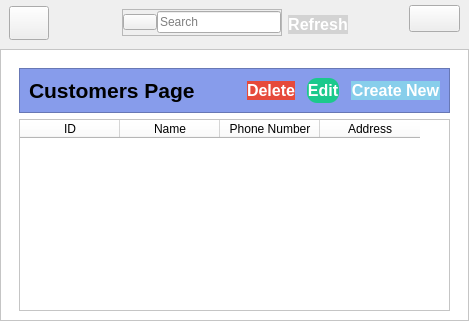
         <widget class="QWidget" name="customersPage">
          <property name="font">
           <font>
            <pointsize>12</pointsize>
           </font>
          </property>
          <property name="cursor">
           <cursorShape>PointingHandCursor</cursorShape>
          </property>
          <layout class="QVBoxLayout" name="verticalLayout_17">
           <property name="spacing">
            <number>0</number>
           </property>
           <property name="leftMargin">
            <number>0</number>
           </property>
           <property name="topMargin">
            <number>0</number>
           </property>
           <property name="rightMargin">
            <number>0</number>
           </property>
           <property name="bottomMargin">
            <number>0</number>
           </property>
           <item>
            <widget class="QWidget" name="widget_14" native="true">
             <property name="styleSheet">
              <string notr="true"/>
             </property>
             <layout class="QVBoxLayout" name="verticalLayout_15">
              <property name="spacing">
               <number>0</number>
              </property>
              <property name="leftMargin">
               <number>0</number>
              </property>
              <property name="topMargin">
               <number>0</number>
              </property>
              <property name="rightMargin">
               <number>0</number>
              </property>
              <property name="bottomMargin">
               <number>0</number>
              </property>
              <item>
               <widget class="QWidget" name="headerFrame_3" native="true">
                <layout class="QHBoxLayout" name="horizontalLayout_31">
                 <property name="spacing">
                  <number>0</number>
                 </property>
                 <property name="leftMargin">
                  <number>0</number>
                 </property>
                 <property name="topMargin">
                  <number>0</number>
                 </property>
                 <property name="rightMargin">
                  <number>0</number>
                 </property>
                 <property name="bottomMargin">
                  <number>0</number>
                 </property>
                 <item>
                  <widget class="QWidget" name="widget_15" native="true">
                   <layout class="QHBoxLayout" name="horizontalLayout_32">
                    <property name="topMargin">
                     <number>6</number>
                    </property>
                    <item alignment="Qt::AlignVCenter">
                     <widget class="QPushButton" name="menuBtn_2">
                      <property name="minimumSize">
                       <size>
                        <width>40</width>
                        <height>34</height>
                       </size>
                      </property>
                      <property name="maximumSize">
                       <size>
                        <width>40</width>
                        <height>16777215</height>
                       </size>
                      </property>
                      <property name="cursor">
                       <cursorShape>PointingHandCursor</cursorShape>
                      </property>
                      <property name="text">
                       <string/>
                      </property>
                      <property name="icon">
                       <iconset>
                        <normaloff>resource/menu.svg</normaloff>resource/menu.svg</iconset>
                      </property>
                      <property name="iconSize">
                       <size>
                        <width>24</width>
                        <height>24</height>
                       </size>
                      </property>
                     </widget>
                    </item>
                    <item>
                     <widget class="QLabel" name="dashBoard_2">
                      <property name="font">
                       <font>
                        <pointsize>16</pointsize>
                        <bold>true</bold>
                       </font>
                      </property>
                      <property name="text">
                       <string/>
                      </property>
                     </widget>
                    </item>
                   </layout>
                  </widget>
                 </item>
                 <item alignment="Qt::AlignHCenter">
                  <widget class="QWidget" name="widget_16" native="true">
                   <layout class="QHBoxLayout" name="horizontalLayout_33">
                    <item alignment="Qt::AlignHCenter|Qt::AlignTop">
                     <widget class="QFrame" name="searchBar_2">
                      <property name="minimumSize">
                       <size>
                        <width>160</width>
                        <height>0</height>
                       </size>
                      </property>
                      <property name="font">
                       <font>
                        <pointsize>9</pointsize>
                       </font>
                      </property>
                      <property name="frameShape">
                       <enum>QFrame::StyledPanel</enum>
                      </property>
                      <property name="frameShadow">
                       <enum>QFrame::Raised</enum>
                      </property>
                      <layout class="QHBoxLayout" name="horizontalLayout_34">
                       <property name="spacing">
                        <number>0</number>
                       </property>
                       <property name="leftMargin">
                        <number>0</number>
                       </property>
                       <property name="topMargin">
                        <number>1</number>
                       </property>
                       <property name="rightMargin">
                        <number>0</number>
                       </property>
                       <property name="bottomMargin">
                        <number>2</number>
                       </property>
                       <item>
                        <widget class="QPushButton" name="customerSearchBtn">
                         <property name="styleSheet">
                          <string notr="true">padding: 0;</string>
                         </property>
                         <property name="text">
                          <string/>
                         </property>
                         <property name="icon">
                          <iconset>
                           <normaloff>resource/search.svg</normaloff>resource/search.svg</iconset>
                         </property>
                         <property name="iconSize">
                          <size>
                           <width>24</width>
                           <height>24</height>
                          </size>
                         </property>
                        </widget>
                       </item>
                       <item>
                        <widget class="QLineEdit" name="customerSearch">
                         <property name="styleSheet">
                          <string notr="true">color:black;
font-size: 9pt;
font-weight: normal</string>
                         </property>
                         <property name="placeholderText">
                          <string>Search</string>
                         </property>
                        </widget>
                       </item>
                      </layout>
                     </widget>
                    </item>
                    <item alignment="Qt::AlignRight">
                     <widget class="QPushButton" name="refSearchCus">
                      <property name="font">
                       <font>
                        <pointsize>12</pointsize>
                        <bold>true</bold>
                       </font>
                      </property>
                      <property name="cursor">
                       <cursorShape>PointingHandCursor</cursorShape>
                      </property>
                      <property name="styleSheet">
                       <string notr="true">
	background-color: #D3D3D3;
	border-radius: 10px;
	color: #FFFFFF;
</string>
                      </property>
                      <property name="text">
                       <string>Refresh</string>
                      </property>
                      <property name="icon">
                       <iconset>
                        <normaloff>resource/refresh-cw.svg</normaloff>resource/refresh-cw.svg</iconset>
                      </property>
                      <property name="iconSize">
                       <size>
                        <width>24</width>
                        <height>24</height>
                       </size>
                      </property>
                     </widget>
                    </item>
                   </layout>
                  </widget>
                 </item>
                 <item alignment="Qt::AlignRight|Qt::AlignTop">
                  <widget class="QWidget" name="widget_17" native="true">
                   <layout class="QHBoxLayout" name="horizontalLayout_35">
                    <property name="spacing">
                     <number>0</number>
                    </property>
                    <property name="leftMargin">
                     <number>0</number>
                    </property>
                    <property name="topMargin">
                     <number>5</number>
                    </property>
                    <property name="rightMargin">
                     <number>9</number>
                    </property>
                    <property name="bottomMargin">
                     <number>0</number>
                    </property>
                    <item alignment="Qt::AlignTop">
                     <widget class="QPushButton" name="aboutBtn_2">
                      <property name="cursor">
                       <cursorShape>PointingHandCursor</cursorShape>
                      </property>
                      <property name="contextMenuPolicy">
                       <enum>Qt::DefaultContextMenu</enum>
                      </property>
                      <property name="text">
                       <string/>
                      </property>
                      <property name="icon">
                       <iconset>
                        <normaloff>resource/database.svg</normaloff>resource/database.svg</iconset>
                      </property>
                      <property name="iconSize">
                       <size>
                        <width>24</width>
                        <height>24</height>
                       </size>
                      </property>
                     </widget>
                    </item>
                   </layout>
                  </widget>
                 </item>
                </layout>
               </widget>
              </item>
              <item>
               <widget class="QFrame" name="frame_14">
                <property name="styleSheet">
                 <string notr="true">background-color: #FFFFFF</string>
                </property>
                <property name="frameShape">
                 <enum>QFrame::StyledPanel</enum>
                </property>
                <property name="frameShadow">
                 <enum>QFrame::Raised</enum>
                </property>
                <layout class="QVBoxLayout" name="verticalLayout_16">
                 <property name="leftMargin">
                  <number>18</number>
                 </property>
                 <property name="topMargin">
                  <number>18</number>
                 </property>
                 <property name="rightMargin">
                  <number>18</number>
                 </property>
                 <item>
                  <widget class="QFrame" name="frame_15">
                   <property name="styleSheet">
                    <string notr="true">background-color: #879CEB</string>
                   </property>
                   <property name="frameShape">
                    <enum>QFrame::StyledPanel</enum>
                   </property>
                   <property name="frameShadow">
                    <enum>QFrame::Raised</enum>
                   </property>
                   <layout class="QHBoxLayout" name="horizontalLayout_17">
                    <property name="spacing">
                     <number>12</number>
                    </property>
                    <item>
                     <widget class="QLabel" name="label_3">
                      <property name="font">
                       <font>
                        <pointsize>16</pointsize>
                        <bold>true</bold>
                       </font>
                      </property>
                      <property name="text">
                       <string>Customers Page</string>
                      </property>
                     </widget>
                    </item>
                    <item>
                     <spacer name="horizontalSpacer_2">
                      <property name="orientation">
                       <enum>Qt::Horizontal</enum>
                      </property>
                      <property name="sizeHint" stdset="0">
                       <size>
                        <width>40</width>
                        <height>20</height>
                       </size>
                      </property>
                     </spacer>
                    </item>
                    <item>
                     <widget class="QPushButton" name="deleteCustomerBtn">
                      <property name="font">
                       <font>
                        <pointsize>12</pointsize>
                        <bold>true</bold>
                       </font>
                      </property>
                      <property name="cursor">
                       <cursorShape>PointingHandCursor</cursorShape>
                      </property>
                      <property name="styleSheet">
                       <string notr="true">	background-color: #e64a3b;
	border-radius: 10px;
	color: #FFFFFF;
</string>
                      </property>
                      <property name="text">
                       <string>Delete</string>
                      </property>
                      <property name="icon">
                       <iconset>
                        <normaloff>resource/x-circle.svg</normaloff>resource/x-circle.svg</iconset>
                      </property>
                      <property name="iconSize">
                       <size>
                        <width>24</width>
                        <height>24</height>
                       </size>
                      </property>
                     </widget>
                    </item>
                    <item alignment="Qt::AlignRight">
                     <widget class="QPushButton" name="editCustomerBtn">
                      <property name="maximumSize">
                       <size>
                        <width>16777215</width>
                        <height>16777212</height>
                       </size>
                      </property>
                      <property name="font">
                       <font>
                        <pointsize>12</pointsize>
                        <bold>true</bold>
                       </font>
                      </property>
                      <property name="cursor">
                       <cursorShape>PointingHandCursor</cursorShape>
                      </property>
                      <property name="styleSheet">
                       <string notr="true">	background-color: #1bc98c;
	border-radius: 10px;
	color: #FFFFFF;
</string>
                      </property>
                      <property name="text">
                       <string>Edit</string>
                      </property>
                      <property name="icon">
                       <iconset>
                        <normaloff>resource/edit.svg</normaloff>resource/edit.svg</iconset>
                      </property>
                      <property name="iconSize">
                       <size>
                        <width>24</width>
                        <height>24</height>
                       </size>
                      </property>
                     </widget>
                    </item>
                    <item alignment="Qt::AlignRight">
                     <widget class="QPushButton" name="createCustomerBtn">
                      <property name="font">
                       <font>
                        <pointsize>12</pointsize>
                        <bold>true</bold>
                       </font>
                      </property>
                      <property name="cursor">
                       <cursorShape>PointingHandCursor</cursorShape>
                      </property>
                      <property name="styleSheet">
                       <string notr="true">
	background-color: #87CEEB;
	border-radius: 10px;
	color: #FFFFFF;
</string>
                      </property>
                      <property name="text">
                       <string>Create New</string>
                      </property>
                      <property name="icon">
                       <iconset>
                        <normaloff>resource/plus-circle.svg</normaloff>resource/plus-circle.svg</iconset>
                      </property>
                      <property name="iconSize">
                       <size>
                        <width>24</width>
                        <height>24</height>
                       </size>
                      </property>
                     </widget>
                    </item>
                   </layout>
                  </widget>
                 </item>
                 <item>
                  <widget class="QTableWidget" name="customersTableWidget">
                   <property name="font">
                    <font>
                     <pointsize>12</pointsize>
                    </font>
                   </property>
                   <property name="cursor" stdset="0">
                    <cursorShape>PointingHandCursor</cursorShape>
                   </property>
                   <column>
                    <property name="text">
                     <string>ID</string>
                    </property>
                   </column>
                   <column>
                    <property name="text">
                     <string>Name</string>
                    </property>
                   </column>
                   <column>
                    <property name="text">
                     <string>Phone Number</string>
                    </property>
                   </column>
                   <column>
                    <property name="text">
                     <string>Address</string>
                    </property>
                   </column>
                  </widget>
                 </item>
                </layout>
               </widget>
              </item>
             </layout>
            </widget>
           </item>
          </layout>
         </widget>
